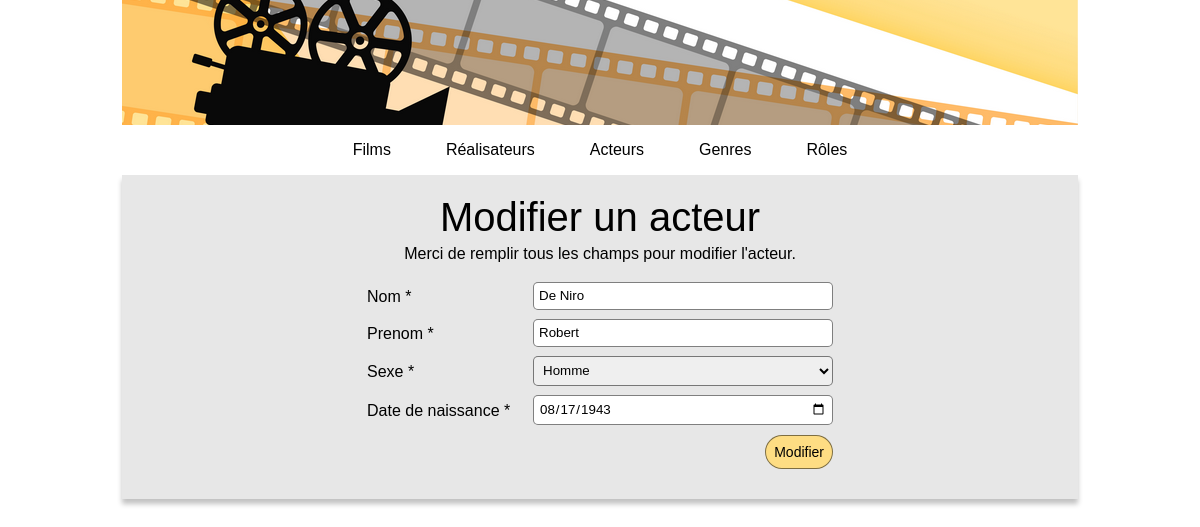
The app's page /index.php?action=formEditActeur&id=2 with its own data.
### tables this page shows
CREATE TABLE IF NOT EXISTS `acteur` (
  `id_acteur` int NOT NULL AUTO_INCREMENT,
  `id_personne` int NOT NULL,
  PRIMARY KEY (`id_acteur`),
  UNIQUE KEY `id_personne` (`id_personne`),
  CONSTRAINT `acteur_ibfk_1` FOREIGN KEY (`id_personne`) REFERENCES `personne` (`id_personne`) ON DELETE CASCADE
);

CREATE TABLE IF NOT EXISTS `personne` (
  `id_personne` int NOT NULL AUTO_INCREMENT,
  `nom_personne` varchar(50) NOT NULL,
  `prenom_personne` varchar(50) NOT NULL,
  `sexe_personne` varchar(50) NOT NULL,
  `dateNaissance_personne` date NOT NULL,
  PRIMARY KEY (`id_personne`)
);

### model/Connect.php (called while the page is built, shortened)
<?php
abstract class Connect
{
    public static function seConnecter()
    {
        try
        {
            return new \PDO("mysql:host=" . self::HOST . ";dbname=" . self::DB . ";charset=utf8", self::USER, self::PASS);
        }
        catch (\PDOException $ex)
        {
            return $ex->getMessage();
        }
    }
}

### view/formEditActeur.php (the view, shortened to what this page needs)
<?php ob_start();
$infosActeur = $acteur->fetch(); ?>
<div class="main-box-titre bg">
    <h1>Modifier un acteur</h1>
    <p>Merci de remplir tous les champs pour modifier l'acteur.</p>
    <form action="index.php?action=editActeur&id=<?= $infosActeur["id_acteur"] ?>" method="post">
        <div class="form-group">
            <label for="nom">Nom *</label>
            <input type="text" id="nom" name="nom" value="<?= $infosActeur["nom_personne"] ?>">
        </div>
        <div class="form-group">
            <label for="prenom">Prenom *</label>
            <input type="text" id="prenom" name="prenom" value="<?= $infosActeur["prenom_personne"] ?>">
        </div>
        <div class="form-group">
            <label for="sexe">Sexe *</label>
            <select id="sexe" name="sexe">
                <option value="Homme" <?= $infosActeur["sexe_personne"] == "Homme" ? "selected" : "" ?>>Homme</option>
            </select>
        </div>
        <div class="form-group">
            <label for="dateNaissance">Date de naissance *</label>
            <input type="date" id="dateNaissance" name="dateNaissance" value="<?= $infosActeur["dateNaissance_personne"] ?>">
        </div>
        <button type="submit" class="button-submit" name="submit">Modifier</button>
    </form>
</div>
<?php
require "view/template.php";

### public/css/style.css (style rules this page uses)
* { margin: 0px; padding: 0px; box-sizing: border-box; font-family: sans-serif; }
p { margin-top: 5px; }
.bg { background-color: rgb(231, 231, 231); box-shadow: 0 5px 5px rgb(194, 194, 194); }
button { display: inline-block; background-color: rgb(254, 221, 131); border-radius: 20px; border: 1px solid rgba(0, 0, 0, 0.5); color: black; font-size: 14px; padding: 8px; cursor: pointer; }
.bg button { margin-top: 5px; }
.button-submit { align-self: flex-end; }
form { width: 260px; display: flex; flex-direction: column; flex-wrap: wrap; align-items: center; justify-content: center; padding-top: 15px; }
label { margin-right: auto; }
.form-group { display: flex; flex-wrap: nowrap; align-items: center; width: 100%; white-space: nowrap; justify-content: flex-end; }
input[type=text], input[type=number], input[type=date], textarea, select { width: 150px; padding: 5px 5px 6px 5px; margin: 4px 0px 5px 5px; box-sizing: border-box; border: 1px solid rgba(0, 0, 0, 0.5); border-radius: 5px; }
h1 { font-size: 24px; font-weight: normal; }
.main-box-titre { width: 100%; margin: 10px; padding: 5px; display: flex; flex-direction: column; align-items: center; }
@media screen and (min-width: 1200px) { form { width: 466px; } }
@media screen and (min-width: 1200px) { input[type=text], input[type=number], input[type=date], textarea, select { width: 300px; } }
@media screen and (min-width: 1200px) { h1 { margin-top: 20px; } }
@media screen and (min-width: 1200px) { .main-box-titre { margin: 0px; padding: 0px 0px 30px 0px; } }
@media screen and (min-width: 1200px) { .main-box-titre h1 { font-size: 40px; } }

### records on screen
acteur: nom "De Niro", prenom "Robert", dateNaissance "08/17/1943"
personne: sexe "Homme"
